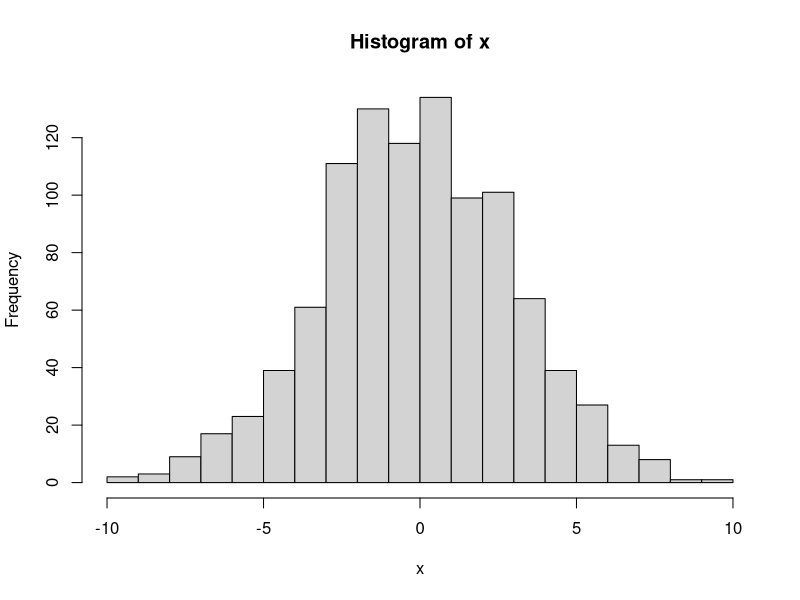
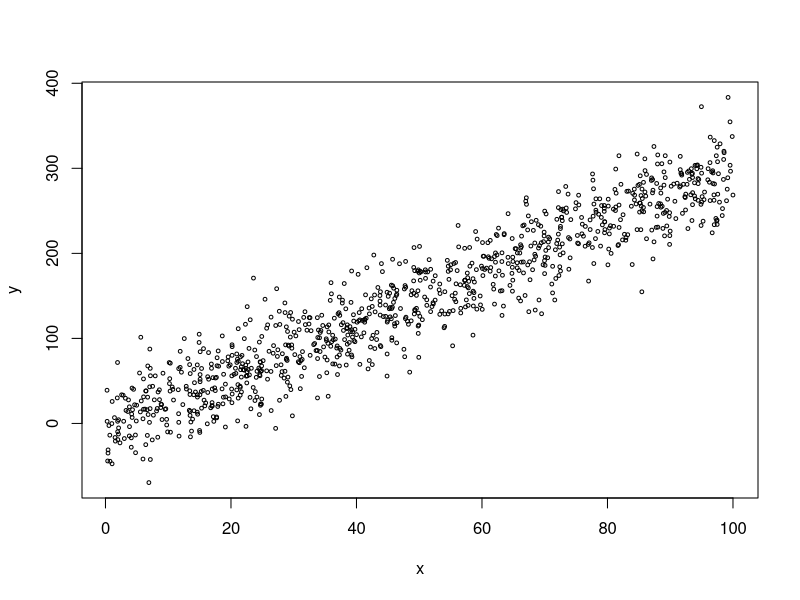

The R script that drew these images, in order:
## this script creates data and a few plots

x <- rnorm(n=1000, mean=0, sd=3)

hist(x, nclass=20)


## doing a linear regression, m and b are randomly chosen. epsilon is noise (residuals) around 0
m <- 3
b <- -2
epsilon <- rnorm(1000, mean=0, sd=30)

x <- runif(1000, 0, 100)

y <- m*x+b+epsilon

plot(x,y, cex=0.5)

